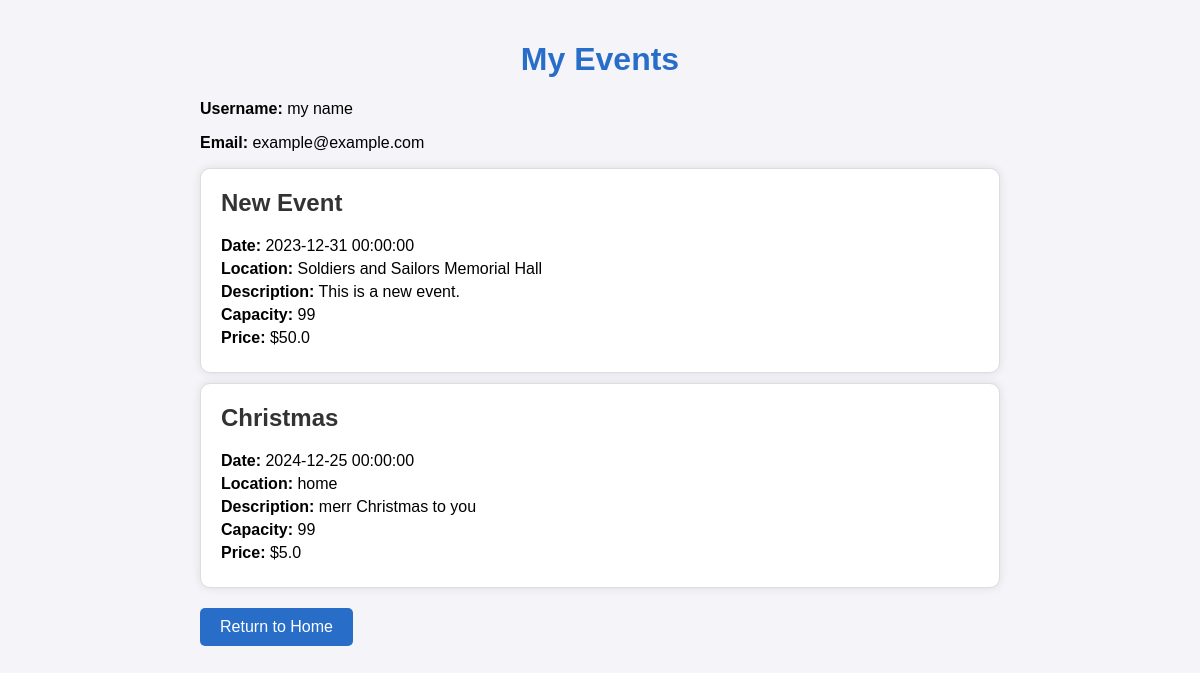
Page /my_events (signed in) on the committed database.
### main.py (models this page shows, shortened)
class User(db.Model):
    __tablename__ = 'users'
    id = db.Column(db.Integer, primary_key=True)
    name = db.Column(db.String(100), nullable=False)
    email = db.Column(db.String(150), unique=True, nullable=False)
    password_hash = db.Column(db.String(256), nullable=False)
    role = db.Column(db.String(50), nullable=False)  # "Customer", "Artist"

class Event(db.Model):
    __tablename__ = 'event'
    id = db.Column(db.Integer, primary_key=True)
    event_name = db.Column(db.String(100), nullable=False)
    event_date = db.Column(db.DateTime, nullable=False, default=datetime.utcnow)
    event_location = db.Column(db.String(100), nullable=False)
    event_description = db.Column(db.Text, nullable=False)
    event_capacity = db.Column(db.Integer, nullable=False)
    event_price = db.Column(db.Float, nullable=False)

### user_interface.py (the view)
@app.route('/my_events', methods=['GET'])
def my_events():
    if 'user_id' not in session or session['role'] != 'Student':
        flash("You need to be logged in to view your registered events.")
        return redirect(url_for('login'))
    user_id = session['user_id']
    user = User.query.get_or_404(user_id)
    my_events = EventRegistration.query.filter_by(user_id=user_id).all()
    my_events = [registration.event for registration in my_events]
    return render_template('my_events.html', my_events=my_events, user=user)

### templates/my_events.html (shortened to what this page needs)
<!DOCTYPE html>
<html lang="en">
<head>
</head>
<body>
    <div class="container">
        <h1>My Events</h1>
        <p><strong>Username:</strong> {{ user.name }}</p>
        <p><strong>Email:</strong> {{ user.email }}</p>
        {% if my_events %}
            <div class="events-list">
                {% for registration in my_events %}
                    <div class="event">
                        <h2>{{ registration.event_name }}</h2>
                        <p><strong>Date:</strong> {{ registration.event_date }}</p>
                        <p><strong>Location:</strong> {{ registration.event_location }}</p>
                        <p><strong>Description:</strong> {{ registration.event_description }}</p>
                        <p><strong>Capacity:</strong> {{ registration.event_capacity }}</p>
                        <p><strong>Price:</strong> ${{ registration.event_price }}</p>
                    </div>
                {% endfor %}
            </div>
        {% else %}
            <p>You are not registered for any events.</p>
        {% endif %}
        <a href="{{ url_for('home') }}" class="btn">Return to Home</a>
    </div>
</body>
</html>

### templates/my_events.html (style rules this page uses)
body { font-family: Arial, sans-serif; background-color: #f4f4f9; margin: 0; padding: 20px; }
h1 { color: #286ec9; text-align: center; }
.container { max-width: 800px; margin: auto; }
.event { border: 1px solid #ddd; border-radius: 10px; padding: 20px; margin: 10px 0; background-color: white; box-shadow: 0 0 10px rgba(0, 0, 0, 0.1); }
.event h2 { margin-top: 0; color: #333; }
.event p { margin: 5px 0; }
.btn { display: inline-block; padding: 10px 20px; margin: 10px 0; color: white; background-color: #286ec9; border: none; border-radius: 5px; text-decoration: none; }

### rows in the picture
User: name "my name", email "example@example.com"
Event: event_name "New Event", event_date "2023-12-31 00:00:00", event_location "Soldiers and Sailors Memorial Hall", event_description "This is a new event.", event_capacity "99", event_price "50.0"
Event: event_name "Christmas", event_date "2024-12-25 00:00:00", event_location "home", event_description "merr Christmas to you", event_capacity "99", event_price "5.0"
